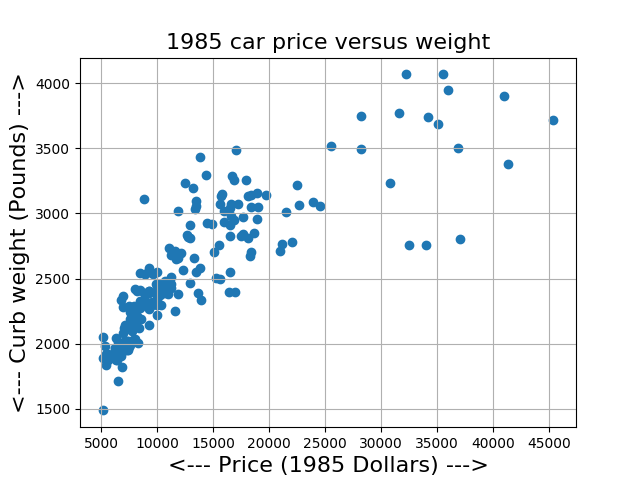

This chart was generated by the following Python code:
#! /usr/bin/env python3
#
def automobile_scatter ( ):

#*****************************************************************************80
#
## automobile_scatter reads the automobile dataset and makes a scatterplot.
#
#  Licensing:
#
#    This code is distributed under the GNU LGPL license.
#
#  Modified:
#
#    21 April 2019
#
#  Author:
#
#    John Burkardt
#
  import matplotlib.pyplot as plt
  import numpy as np
  import platform

  print ( '' )
  print ( 'automobile_scatter:' )
  print ( '  Python version: %s' % ( platform.python_version ( ) ) )
  print ( '  Read a data file of automobile prices and weights.' )
  print ( '  Display the data as a scatter plot.' )
#
#  Load the data.
#
  filename = 'automobile_data.txt'
  data = np.loadtxt ( filename )
#
#  Split the data.
#
  price = data[:,0]
  weight = data[:,1]
#
#  Plot the data.
#
  plt.scatter ( price, weight )
  plt.grid ( True )
  plt.xlabel ( '<--- Price (1985 Dollars) --->', fontsize = 16 )
  plt.ylabel ( '<--- Curb weight (Pounds) --->', fontsize = 16 )
  plt.title ( '1985 car price versus weight', fontsize = 16 )
  filename = 'automobile_scatter.png'
  plt.savefig ( filename )
  print ( '' )
  print ( '  Graphics saved as "%s"' % ( filename ) )
  plt.show ( block = False )
  plt.clf ( )
#
#  Terminate.
#
  print ( '' )
  print ( 'automobile_scatter' )
  print ( '  Normal end of execution.' )
  return

if ( __name__ == '__main__' ):
  from timestamp import timestamp
  timestamp ( )
  automobile_scatter ( )
  timestamp ( )
 
